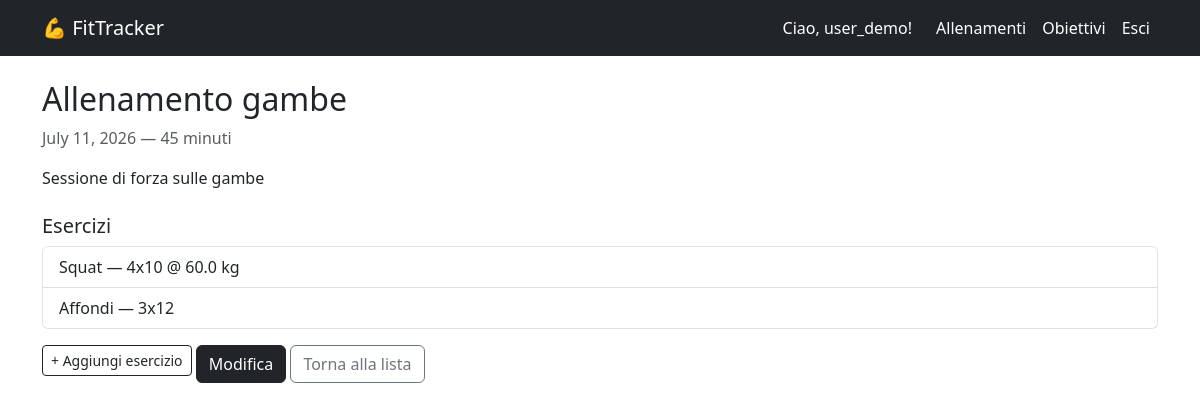
/workout/4/ (signed in), run on an earlier commit of the app's database.
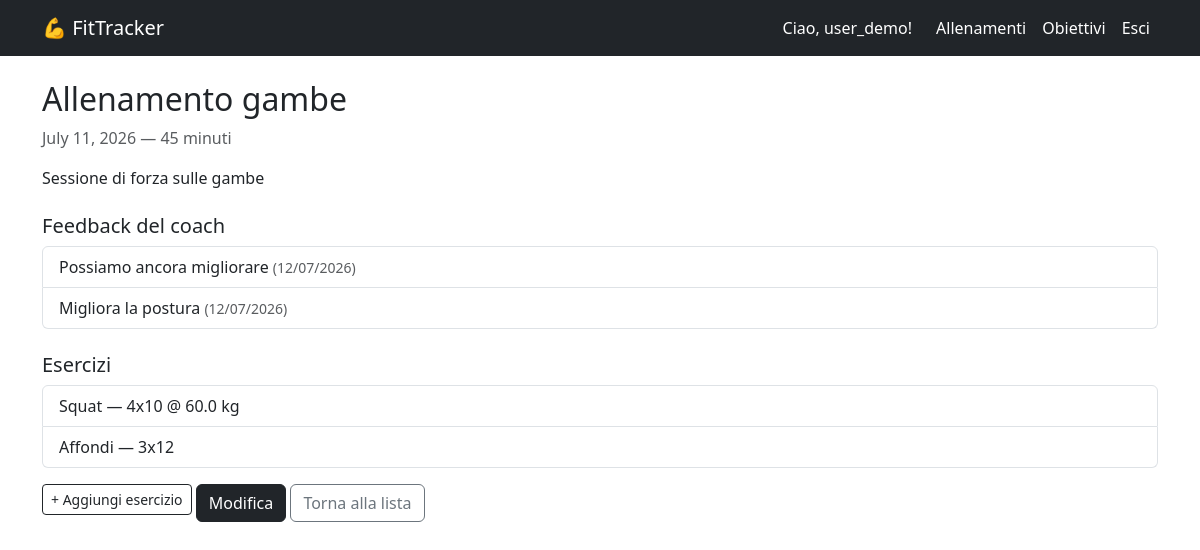
And on a later commit of the database.
### workout/models.py (models this page shows, shortened)
class Exercise(models.Model):
    workout = models.ForeignKey(Workout, on_delete = models.CASCADE, related_name = 'exercises')
    name = models.CharField(max_length = 200)
    sets = models.PositiveIntegerField(default = 1)
    reps = models.PositiveIntegerField(default = 1)
    weight_kg = models.FloatField(null = True, blank = True)

class Feedback(models.Model):
    workout = models.ForeignKey(Workout, on_delete = models.CASCADE, related_name = 'feedbacks')
    coach = models.ForeignKey(settings.AUTH_USER_MODEL, on_delete = models.CASCADE, related_name = 'given_feedbacks')
    comment = models.TextField()
    created_at = models.DateTimeField(auto_now_add = True)

### workout/views.py (the view)
# urls.py: path('workout/<int:pk>/', views.workout_detail, name = 'workout_detail'),
@login_required
def workout_detail(request, pk):
    workout = get_object_or_404(Workout, pk = pk)
    is_owner = workout.user == request.user
    is_assigned_coach = CoachAssignment.objects.filter(coach = request.user, athlete = workout.user).exists()
    if not is_owner and not is_assigned_coach:
        raise PermissionDenied
    return render(request, 'workout/workout_detail.html', {'workout': workout, 'is_owner': is_owner})

### workout/templates/workout/workout_detail.html
{% extends 'workout/base.html' %}
{% block content %}
<h2>{{ workout.title }}</h2>
<p class = "text-muted">{{ workout.date }} — {{ workout.duration_minutes }} minuti</p>
<p>{{ workout.notes }}</p>
{% if workout.feedbacks.all %}
    <h5 class = "mt-4">Feedback del coach</h5>
    <ul class = "list-group mb-3">
        {% for fb in workout.feedbacks.all %}
            <li class = "list-group-item">{{ fb.comment }} <span class = "text-muted small">({{ fb.created_at|date:"d/m/Y" }})</span></li>
        {% endfor %}
    </ul>
{% endif %}
<h5 class = "mt-4">Esercizi</h5>
{% if workout.exercises.all %}
    <ul class = "list-group">
        {% for exercise in workout.exercises.all %}
            <li class = "list-group-item">
                {{ exercise.name }} — {{ exercise.sets }}x{{ exercise.reps }}
                {% if exercise.weight_kg %} @ {{ exercise.weight_kg }} kg{% endif %}
            </li>
        {% endfor %}
    </ul>
{% else %}
    <p class = "text-muted"> Nessun esercizio aggiunto per questo allenamento. </p>
{% endif %}
{% if is_owner %}
    <a href = "{% url 'exercise_add' workout.pk %}" class = "btn btn-sm btn-outline-dark mt-2">+ Aggiungi esercizio</a>
{% endif %}
{% if is_owner %}
    <a href = "{% url 'workout_edit' workout.pk %}" class = "btn btn-dark mt-3">Modifica</a>
{% endif %}
<a href = "{% url 'workout_list' %}" class = "btn btn-outline-secondary mt-3">Torna alla lista</a>
{% endblock %}

What changed in the data, as far as the page shows it:
added Feedback: comment "Possiamo ancora migliorare", created_at "12/07/2026"
added Feedback: comment "Migliora la postura", created_at "12/07/2026"
Also different on the page:
text now shown: "Feedback del coach"
